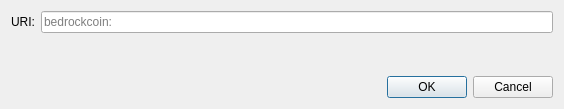
<?xml version="1.0" encoding="UTF-8"?>
<ui version="4.0">
 <class>OpenURIDialog</class>
 <widget class="QDialog" name="OpenURIDialog">
  <property name="geometry">
   <rect>
    <x>0</x>
    <y>0</y>
    <width>564</width>
    <height>109</height>
   </rect>
  </property>
  <property name="windowTitle">
   <string>Open bedrockcoin URI</string>
  </property>
  <layout class="QVBoxLayout" name="verticalLayout">
   <item>
    <layout class="QHBoxLayout" name="horizontalLayout">
     <item>
      <widget class="QLabel" name="label">
       <property name="text">
        <string>URI:</string>
       </property>
      </widget>
     </item>
     <item>
      <widget class="QValidatedLineEdit" name="uriEdit">
       <property name="placeholderText">
        <string notr="true">bedrockcoin:</string>
       </property>
      </widget>
     </item>
    </layout>
   </item>
   <item>
    <spacer name="verticalSpacer">
     <property name="orientation">
      <enum>Qt::Vertical</enum>
     </property>
     <property name="sizeHint" stdset="0">
      <size>
       <width>20</width>
       <height>40</height>
      </size>
     </property>
    </spacer>
   </item>
   <item>
    <widget class="QDialogButtonBox" name="buttonBox">
     <property name="orientation">
      <enum>Qt::Horizontal</enum>
     </property>
     <property name="standardButtons">
      <set>QDialogButtonBox::Cancel|QDialogButtonBox::Ok</set>
     </property>
    </widget>
   </item>
  </layout>
 </widget>
 <customwidgets>
  <customwidget>
   <class>QValidatedLineEdit</class>
   <extends>QLineEdit</extends>
   <header>qt/qvalidatedlineedit.h</header>
  </customwidget>
 </customwidgets>
 <resources/>
 <connections>
  <connection>
   <sender>buttonBox</sender>
   <signal>accepted()</signal>
   <receiver>OpenURIDialog</receiver>
   <slot>accept()</slot>
   <hints>
    <hint type="sourcelabel">
     <x>248</x>
     <y>254</y>
    </hint>
    <hint type="destinationlabel">
     <x>157</x>
     <y>274</y>
    </hint>
   </hints>
  </connection>
  <connection>
   <sender>buttonBox</sender>
   <signal>rejected()</signal>
   <receiver>OpenURIDialog</receiver>
   <slot>reject()</slot>
   <hints>
    <hint type="sourcelabel">
     <x>316</x>
     <y>260</y>
    </hint>
    <hint type="destinationlabel">
     <x>286</x>
     <y>274</y>
    </hint>
   </hints>
  </connection>
 </connections>
</ui>
